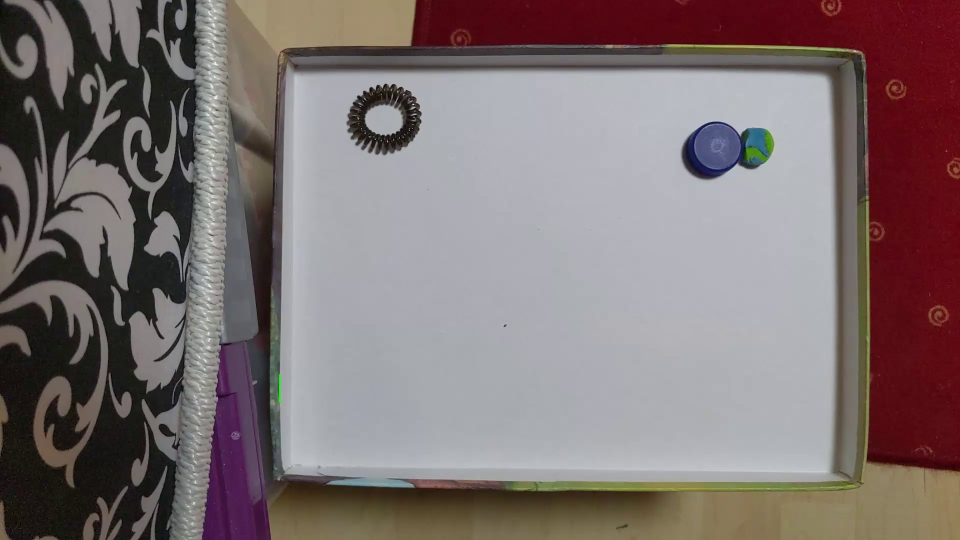
#> input picture houghlines5.jpg, 1920 x 1080 px, given in place of CV20_video_1.png, which was not available (shown at 1/2 size)
$ python BottleCaps.py
#> lines starting #> are read from the running program, lines starting #| are printed output that depends on the picture; pictures that were not available may be replaced by others from this repository, and a replacement may not be noted
# numpy, ceras, tensorflow,tensorflow, patplotlip, opencv, numpy
import cv2
import numpy as np
from matplotlib import pyplot as plt
from datetime import datetime
import os
import json

# region find frames
# find the static scene of a video

# important function
# [71 lines left out: functions find_static_frames_single, start_find_static_frames, get_frame_indeces_of_best_line, find_bestline, not called in this run]


def sort_by_mean(elem):
    return np.mean(elem[0])


def smaller_start(elem):
    return elem[1][0]


# [108 lines left out: functions diffs_between_all_frames, find_sequences, h_find_sequences, mse, diff_between_frames, read_frame and 1 more, not called in this run]

# endregion

# region find caps
#important function
def find_caps(emptyframe, fullframe, i, skip_tensor = False):
    print('start Find Caps for Video', i, '...')
    now = datetime.now()
    if fullframe is not None and emptyframe is not None:
        filename = 'Video_' + str(i) + '.png'

        differentregions = preprocess_difference_regions(emptyframe, fullframe, filename)

        # [6 lines of commented-out code are left out]
        num_labels, labels = cv2.connectedComponents(differentregions)
        show_colored_connected_components(labels, filename)

        if not skip_tensor:
            guess_regions_with_tensor(labels, num_labels, differentregions, filename, fullframe)

        print('end Find Caps. Time for Video', i, datetime.now() - now)
    else:
        print('no images found for Video', i)

# important function
def preprocess_difference_regions(emptyframe, fullframe, filename):
    kernel = np.ones((3, 3), np.uint8)

    # absolute difference between pixels (absolute so we dont clip negative values)
    difference = cv2.absdiff(cv2.cvtColor(fullframe, cv2.COLOR_BGR2GRAY), cv2.cvtColor(emptyframe, cv2.COLOR_BGR2GRAY))
    alledges = cv2.cv2.Canny(difference, 10, 150)
    difference = cv2.GaussianBlur(difference, (5, 5), 2)
    difference = (255 - difference)

    # to binary
    ret, thresh = cv2.threshold(difference, 0, 255, cv2.THRESH_OTSU)  # black roi on white
    #ret, thresh = cv2.threshold(difference, 10, 255, cv2.THRESH_BINARY)  # black roi on white
    difference_mask = cv2.morphologyEx(thresh, cv2.MORPH_OPEN, kernel, iterations=2)  # erosion followed by dilation
    difference_mask = 255 - difference_mask

    # add edges to mask
    alledges = cv2.morphologyEx(alledges, cv2.MORPH_DILATE, kernel, iterations = 1)
    difference_mask = cv2.add(difference_mask, alledges)

    #idea: remove lines to clean up
    #lines = find_lines_with_hough(differentregions, filename, threshhold=180, minLineLength=20, maxLineGap=150, show=False)
    #if lines is not None:  # remove lines if there are any :)
    #    lines = cv2.dilate(lines, kernel, iterations=2)
    #    differentregions = cv2.subtract(differentregions, lines)

    return difference_mask

def start_find_caps_from_images(low, high=None, skip_tensor = False):
#> called with low = 1, high = 200, skip_tensor = False
    if high is None:
        high = low
    for i in range(low, high + 1):
        print('start working on Video: ', i)
        fullframe = cv2.imread('Results/CV20_video_' + str(i) + '.png')
#> fullframe is the input picture: shape (1080, 1920, 3); mean B, G, R 113.4, 113.1, 125.3
        emptyframe = cv2.imread('Results/CV20_video_' + str(i) + '_empty.png')
        find_caps(emptyframe, fullframe, i, skip_tensor=skip_tensor)
#> in preprocess_difference_regions, `difference = cv2.absdiff(cv2.cvtColor(fullframe, cv2.COLOR_BGR2GRAY), ..`: difference: shape (1080, 1920); every value is 0
#> in preprocess_difference_regions, `difference = (255 - difference)`: difference: shape (1080, 1920); every value is 255
#> in preprocess_difference_regions, `ret, thresh = cv2.threshold(difference, 0, 255, cv2.THRESH_OTSU)`: ret = 0
#> in find_caps, `num_labels, labels = cv2.connectedComponents(differentregions)`: labels: shape (1080, 1920) int32; every value is 0
#> in find_caps, `num_labels, labels = cv2.connectedComponents(differentregions)`: num_labels = 1


# [121 lines left out: functions start_find_caps_from_video, houghTransformSkimage, find_container, find_lines_with_hough, find_contours, find_circle_with_hough, not called in this run]


# important function
def guess_regions_with_tensor(labels, num_labels, img, filename, originalimage, saveCrops=False, hide_distractors = False):
    global predictionModel
    if predictionModel is None:
        predictionModel = PredictionModel()

    # Map component labels to hue val
    occurenceOfLabels = np.bincount(labels.flatten())
    occurenceOfLabels = occurenceOfLabels[1::]
    labelsbackwards = np.flip(labels)
    w, h = img.shape[::-1]
    # label 0 is background (black)
    shapes = []
    if predictionModel is not None:

        for occ, lblind in zip(occurenceOfLabels, range(1, num_labels)):
            if occ > 600:
                # calculate boundinBox for connectedcomponent
                # get min x,y and max x,y position of l
                x1 = np.argmax(labels == lblind, axis=1)  # along x axis
                x1 = minwithout0(x1)

                x2 = np.argmax(labelsbackwards == lblind, axis=1)
                x2 = minwithout0(x2)
                x2 = w - x2

                y1 = np.argmax(labels == lblind, axis=0)  # along x axis
                y1 = minwithout0(y1)

                y2 = np.argmax(labelsbackwards == lblind, axis=0)  # along x axis
                y2 = minwithout0(y2)
                y2 = h - y2

                # print(lblind, 'x', x1, x2, 'y', y1, y2)
                crop_img = originalimage[y1:y2, x1:x2].copy()
                if saveCrops:
                    cv2.imwrite("Crops/" + str(lblind) + "_" + filename[:-4] + '.png', crop_img)

                # guess if boundingbox contains bottlecap
                objclass, prob = predictionModel.prediction(crop_img)
                # save resulting boundingBox in json file for evaluation
                bounding_box = {"label": str(objclass), "points": [[str(x1), str(y1)], [str(x2), str(y2)]]}
                shapes.append(bounding_box)

                # illustrate bounding box and description on image
                if not (str(objclass) == "Distractor" and hide_distractors) :
                    cv2.rectangle(originalimage, (x1, y1), (x2, y2), (0, 0, 255), 2)
                    # save Image with Boxes
                    # font
                    font = cv2.FONT_HERSHEY_SIMPLEX
                    # org
                    org = (x1, y1 - 10)
                    # fontScale
                    fontScale = 0.7
                    # Blue color in BGR
                    color = (0, 0, 255)
                    # Line thickness of 2 px
                    thickness = 1
                    # Using cv2.putText() method
                    originalimage = cv2.putText(originalimage, objclass + " " + str(prob), org, font,
                                                fontScale, color, thickness, cv2.LINE_AA)
                h_show("testcropimg" + str(lblind) + filename, crop_img, show=False)
                if True:
                    cv2.imwrite('Results/CV20_' + filename[:-4] + '_caps.png', originalimage)
            # crop out rectangular region (of orig image) around label.

    jsonDict = {}
    jsonDict["shapes"] = shapes
    st = 'Results/CV20_' + filename[:-4] + '.json'
    with open('Results/CV20_' + filename[:-4] + '.json', 'w') as outfile:
        json.dump(jsonDict, outfile)
    # h_show("detected"+filename, originalimage)


def show_colored_connected_components(labels, filename, save=True):
#> called with filename = 'Video_1.png', save = True
    label_hue = np.uint8(179 * labels / np.max(labels))
    blank_ch = 255 * np.ones_like(label_hue)
    coloredROIS = cv2.merge([label_hue, blank_ch, blank_ch])
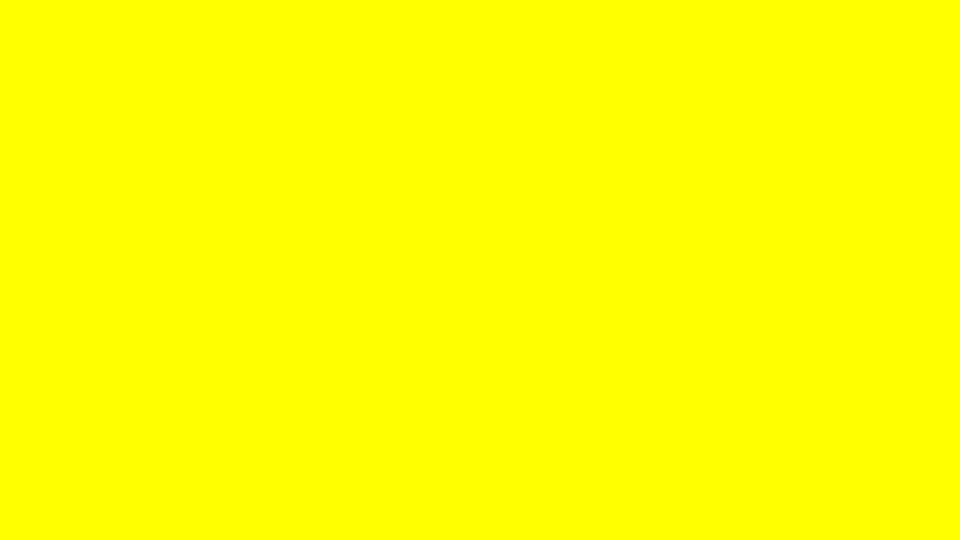
#> coloredROIS: shape (1080, 1920, 3) (shown at 1/2 size); mean of channels 0, 1, 2 0, 255, 255; drawn as B, G, R

    # cvt to BGR for display
    coloredROIS = cv2.cvtColor(coloredROIS, cv2.COLOR_HSV2BGR)
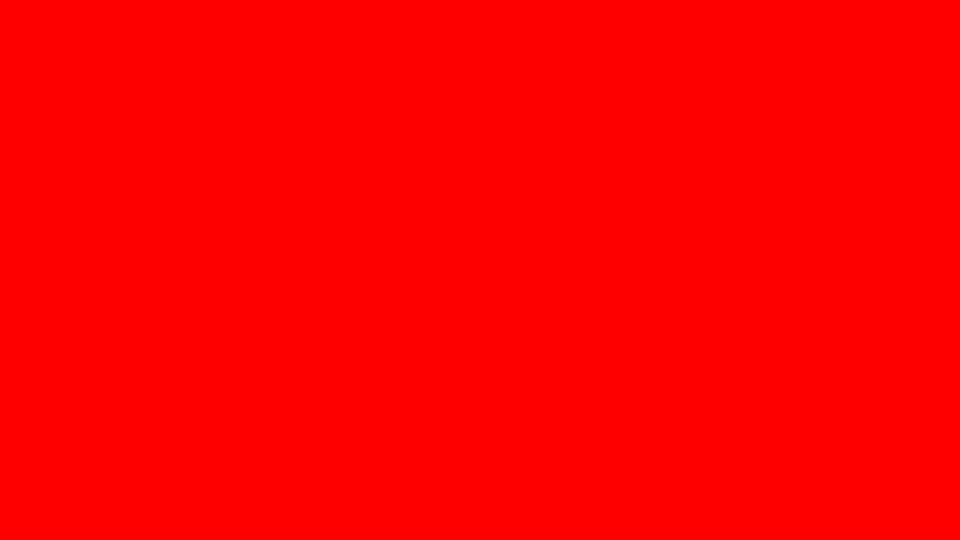
#> coloredROIS: shape (1080, 1920, 3) (shown at 1/2 size); mean B, G, R 0, 0, 255

    # set bg label to black
    coloredROIS[label_hue == 0] = 0
#> coloredROIS: shape (1080, 1920, 3); every value is 0
    # h_show('labeled'+filename, coloredROIS)
    if save:
        cv2.imwrite('Results/CV20_' + filename[:-4] + '_components.png', coloredROIS)


# [87 lines left out: functions minwithout0, evaluate_results, evaluate_results_singe, middle_of_points, h_show, h_plot, not called in this run]

# endregion

# region tensor flow object classification model
class PredictionModel:
    IMG_WIDTH = 200
    IMG_HEIGHT = 200

    def __init__(self):
        import tensorflow as tf
        print('setting up TensorFlowModel')
        now = datetime.now()

        img_data, class_name = self.create_dataset(r'TensorImages')
#> in create_dataset, `image = cv2.resize(image, (self.IMG_HEIGHT, self.IMG_WIDTH), interpola..`:
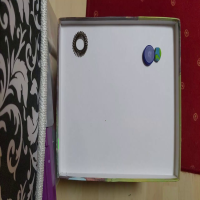
#> image: shape (200, 200, 3); mean B, G, R 113.4, 113.1, 125.3
#> img_data = 1 item; class_name = ['houghlines5.jpg']
        target_dict = {k: v for v, k in enumerate(np.unique(class_name))}
#> target_dict = {'houghlines5.jpg': 0}
        self.inv_target_dict = {value: key for (key, value) in target_dict.items()}
#> self.inv_target_dict = {0: 'houghlines5.jpg'}
        print('target dict', target_dict)
#| target dict {'houghlines5.jpg': 0}
        target_val = [target_dict[class_name[i]] for i in range(len(class_name))]
#> target_val = [0]
        print(len(target_val))
#| 1
        model = tf.keras.Sequential(
            [
                tf.keras.layers.InputLayer(input_shape=(self.IMG_HEIGHT, self.IMG_WIDTH, 3)),
                tf.keras.layers.Conv2D(filters=32, kernel_size=3, strides=(2, 2), activation='relu'),
                tf.keras.layers.Conv2D(filters=64, kernel_size=3, strides=(2, 2), activation='relu'),
                tf.keras.layers.Flatten(),
                tf.keras.layers.Dense(len(target_dict), activation='softmax')
                # https://datascience.stackexchange.com/questions/69664/how-to-interpret-keras-predict-output
            ])
        print(model.summary())
        model.compile(optimizer='rmsprop', loss='sparse_categorical_crossentropy', metrics=['accuracy'])

        history = model.fit(x=tf.cast(np.array(img_data), tf.float64), y=tf.cast(list(map(int, target_val)), tf.int32),
                            epochs=number_of_epochs)
        print(history)
        print('finished TensorFlow Model. Time', datetime.now() - now)
        self.model = model
        self.class_name = class_name

    def create_dataset(self, img_folder):
        img_data_array = []
        class_name = []

        for dir1 in os.listdir(img_folder):
            for file in os.listdir(os.path.join(img_folder, dir1)):
                image_path = os.path.join(img_folder, dir1, file)
                image = cv2.imread(image_path, cv2.COLOR_BGR2RGB)
                image = cv2.resize(image, (self.IMG_HEIGHT, self.IMG_WIDTH), interpolation=cv2.INTER_AREA)
                image = np.array(image)
                image = image.astype('float32')
                image /= 255
                img_data_array.append(image)
                class_name.append(dir1)
        return img_data_array, class_name

    # [11 lines left out: function prediction, not called in this run]


predictionModel = None
# endregion
plot = False
all_show = True
number_of_epochs = 20
if __name__ == "__main__":
    now = datetime.now()
    #start_find_static_frames(100)
    start_find_caps_from_images(1,200, skip_tensor=False)
#> (the call stopped at in __init__, `model = tf.keras.Sequential( [ tf.keras.layers.InputLayer(input_shape=..`: tensorflow is not available in this run)
    #start_find_caps_from_video(100,200)
    #evaluate_results(25,30)
    print("total time", datetime.now() - now)

    cv2.waitKey(0)
    cv2.destroyAllWindows()

    # put hough voting on the black-white before connected components
    # https://opencv-python-tutroals.readthedocs.io/en/latest/py_tutorials/py_imgproc/py_houghlines/py_houghlines.html
